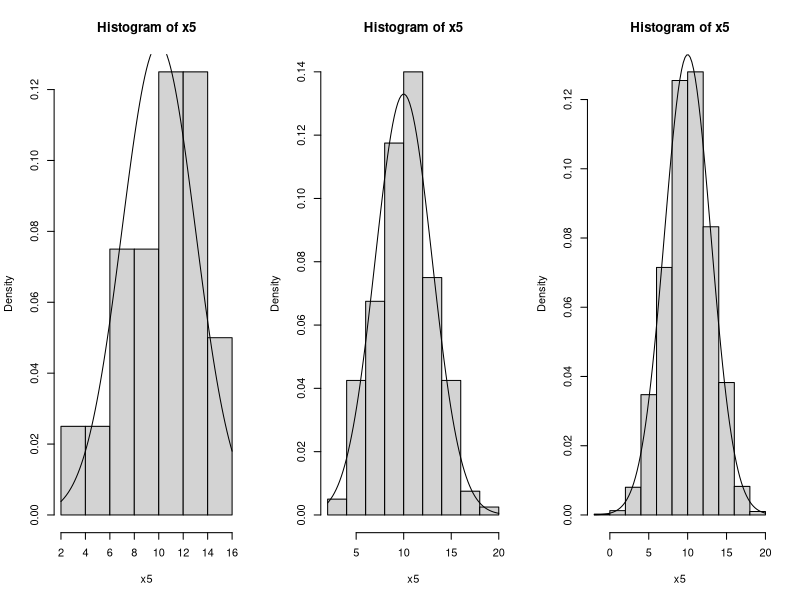

This figure's R source:
#Ex.5,6,7
par(mfrow=c(1,3)) #to show all 3 histograms
for(i in 1:3){
  x5 = rnorm(2*10^i,10,3)
  hist(x5,prob = TRUE)
  curve(dnorm(x,10,3),add=TRUE)
}
